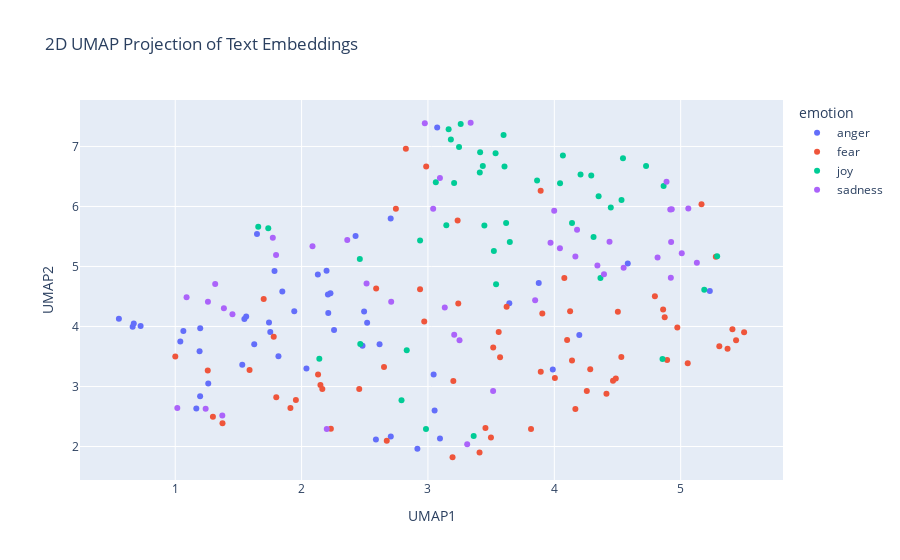

The cell this chart's notebook holds for it:
### Code cell
import pandas as pd
import numpy as np
import umap
import plotly.express as px

# Concatenate the training and test data
combined_df = pd.concat([train_df_new, test_df_new], ignore_index=True)

# Prepare the embeddings for UMAP
# Convert the list of embeddings into a 2D numpy array
X_embeddings = np.array(combined_df['embeddings_values'].tolist())

# Apply UMAP for dimensionality reduction
reducer = umap.UMAP(n_components=2, metric='cosine', random_state=28) 
embedding_2d = reducer.fit_transform(X_embeddings)

# Create a DataFrame for plotting
df_plot = pd.DataFrame(embedding_2d, columns=['UMAP1', 'UMAP2'])
df_plot['emotion'] = combined_df['emotion']
df_plot['intensity'] = combined_df['intensity']
df_plot['text'] = combined_df['text']


# Visualize the embeddings with Plotly
fig = px.scatter(
    df_plot,
    x='UMAP1',
    y='UMAP2',
    color='emotion',  # Color points by the 'emotion' column
    hover_data=['text', 'intensity'],  # Show text and intensity on hover
    title='2D UMAP Projection of Text Embeddings'
)

fig.show()

### Figure 1 — Plotly figure (JSON) as saved in the notebook; plotly's stock layout.template omitted (floating-point values rounded to 4 significant figures)
{"data": [{"customdata": [["@TeamShanny legit why i am so furious with him, people are such fucking idiots.", 0.875], ["A @FirstBSA not turning up? Why am I not surprised. Late for work again! ", 0.583], ["Now that the whole clown rage has scared me shitless, I'm gonna go cry in my room", 0.729], ["@EagleGiles23 @tgilmore_92 what I miss? #outrage", 0.562], ["@VerizonSupport thanks for saying My wife and I were getting our iphones today and then losing both of them with no ETA #thanks #angry", 0.688], ["Tonight's #DragRace #AllStars2 episode GAVE ME LIFE! Yaassss queens! #teamalaska #teamkatya  #bwahaha", 0.25], ["@AllegedLowbrow It's 'Eye-for-Eye'. Indian Army never forgives, Never Forgets. They always take revenge, Pakistan breaks laws, I.A follows", 0.562], ["Did we miss the fact that #BurkeRamsey swung &amp;hit his sister #JonBenet in the face with a golf club previously out of a fit of ?", 0.417], ["@CBSBigBrother never bring back Meech and Bridgette. Crying because someone looks at you? Ugh, and Bridgette. ", 0.479], ["@luxbet Did you even give out any pizzas ? Serious fail #hungry  #hangry", 0.4], ["@rtrn94 Mine is that the party did decide but the party has been slowly transformed into a vengeful hell-cult of white male resentment", 0.792], ["@edquinn63 how can you even forget to pick ur fave child up from school ", 0.396], ["and apparently he's supposed to have a Scottish accent??? I'm #offended", 0.562], ["Cheap pout my brodcast", 0.232], ["When you burst out crying alone and u realize that no one truly knows how unhappy you really are because you don't want anyone to know", 0.396], ["When you break a record in #madden I wish it didn't say the same shit after every rush like you just broke the record. #shutupphilsimms", 0.812], ["Don't join @BTCare they put the phone down on you, talk over you and are rude. Taking money out of my acc willynilly! ", 0.604], ["@kingcharles9th i Lowkey forgot you had twitter and if you don't follow me back im gonna be #offended", 0.421], ["@OstinOng YUUUHH 🙄😭 plus clin ep and prevmed ugghhh hahaha ", 0.438], ["I swear if @devincameron23 blocks me I'm going to hit her back #revenge", 0.646], ["They're like the rape apologists who (inadvertently?) make men sound like rabid, mindless beasts. With friends like these...", 0.583], ["@kingcharles9th i Lowkey forgot you had twitter and if you don't follow me back im gonna be ", 0.417], ["What the fuck am I supposed to do with no lunch, no dinner, no money and I'm off to work #furious #hangry #day5", 0.729], ["@BigBrother__USA she is just jealous and a cry baby! #bitter #gladsheisgone #crybaby", 0.571], ["@dcexaminer Democrats and their voters have zero tolerance for honesty. They associate honesty with anger and hate.", 0.667], ["@CBSBigBrother never bring back Meech and Bridgette. Crying because someone looks at you? Ugh, and Bridgette. #bitter", 0.521], ["Like I can't do 12 hours worth of standing or calorie burning in 3 hours 😭😭😭😭 #1stworldprobs4vs", 0.458], ["Unbelievable takes 10 minutes to get through to @BarclaysUK then there's a fault and the call hangs up #fuming #treatcustomersfairly", 0.792], ["Holding a #grudge doesn't make you #strong; it makes you #bitter. #Forgiving doesn't make you #weak; it sets you #free.", 0.312], ["@DeltaDomain @SawDraze @qurions dis dat nigga from fume right?", 0.417], ["@m_warner21 Yikes. The wrath of Maddie...", 0.521], ["Kik me I want to swap pics I will post on my account anonymously if you wish Kik: vsvplou #Kik #kikme  #nudes #tits #snapchat", 0.188], ["What terrible thing to see and have no vision-\\n\\nHelen Keller-\\n\\n-Begin with the end in mind-\\n\\nStephen Covey-\\n\\n#whereareugoing #relentless", 0.396], ["im so mad about power rangers. im incensed. im furious.", 0.667], ["@thomeagle Just to help maintain and boost our status as a world class centre for education, culture and tolerance. #outrage", 0.438], ["@leesyatt you are a cruel, cruel man. #therewillbeblood #revenge", 0.84], ["Have wee pop socks on and they KEEP FALLING OFF INSIDE MY SHOES #rage", 0.759], ["@NM_NickNocturne Incentivise people to roam the Internet being morally offended, as if they didn't do it enough already.", 0.542], ["Having a baby born too soon is #lifechanging 6 years on and it feels like only yesterday #sad #happy #angry #emotionalrollercoaster", 0.375], ["Anger, resentment, and hatred are the destroyer of your fortune today.", 0.396], ["Sting is just too damn earnest for early morning listening. ", 0.37], ["@MaddenFreestyle i turn the game on wanting to play madden, and before i load up a game i just turn it off now.", 0.5], ["Anger, resentment, and hatred are the destroyer of your fortune today.'", 0.375], ["@pbhushan1 @IndianExpress so in your opinion is this the worst delhi govt? #acrid  #hypocrisy", 0.526], ["@gayla_weeks1 I try not to let my anger seep into reviews, but I resent having my time wasted on books like that. Time is precious.", 0.625], ["#oow16 #sting decent new song", 0.125], ["@TrussElise Obama must be fuming.. lol", 0.5], ["@fluffysoftlouis no no. I insist that you give me your best insult first", 0.562]], "hovertemplate": "emotion=anger<br>UMAP1=%{x}<br>UMAP2=%{y}<br>text=%{customdata[0]}<br>intensity=%{customdata[1]}<extra></extra>", "legendgroup": "anger", "marker": {"color": "#636efa", "symbol": "circle"}, "mode": "markers", "name": "anger", "orientation": "v", "showlegend": true, "type": "scatter", "x": [1.547, 2.038, 4.198, 2.257, 1.261, 3.073, 2.588, 3.045, 1.193, 1.531, 3.095, 2.617, 2.211, 1.647, 4.581, 1.625, 1.197, 2.228, 3.877, 1.847, 3.053, 2.198, 1.752, 1.064, 2.916, 1.04, 3.644, 1.167, 0.663, 1.786, 1.942, 2.129, 3.988, 1.562, 2.482, 1.198, 1.742, 2.519, 5.231, 0.672, 2.427, 1.817, 0.5543, 2.706, 0.7262, 2.705, 2.495, 2.208], "xaxis": "x", "y": [4.123, 3.301, 3.858, 3.94, 3.05, 7.317, 2.118, 3.198, 3.588, 3.362, 2.134, 3.703, 4.225, 5.542, 5.048, 3.702, 2.839, 4.553, 4.723, 4.584, 2.598, 4.93, 3.909, 3.926, 1.96, 3.748, 4.385, 2.632, 3.996, 4.924, 4.254, 4.866, 3.282, 4.166, 3.677, 3.971, 4.068, 4.062, 4.593, 4.05, 5.506, 3.506, 4.129, 2.165, 4.009, 5.8, 4.248, 4.532], "yaxis": "y"}, {"customdata": [["White Americans are worried about Arab terrorists. Black Americans are fearful of a terrorist in a Police uniform on a daily basis.", 0.854], ["Sickness bug! ", 0.5], ["If I was friends with me I'd hate me SO MUCH with the amount I bully them", 0.542], ["@rkuuleiq Fear is best/beast product of God/s. :) #aTheism #theism #biBle  #christianity #hell #heaven #purgatory #psychology #jesus", 0.37], ["@bdp514am We are a tired and restless community. We are human and tired of asking for change only to be ignored.", 0.458], ["I have another test tonight ", 0.438], ["@TheYoungEvans_ 'Kylie, you know me. I won't take no for answer for this kind of things...' *he would smirk and start on the crust.*", 0.396], ["@tannerfox awe cnt wait to see", 0.16], ["@saltmage I find it less daunting if I know one person at least!", 0.521], ["@Max_Kellerman  it also helps that the majority of NFL coaching is inept. Some of Bill O'Brien's play calling was wow, #awful! #GOPATS", 0.438], ["Ignored broken tooth for so long, now have abscess. Need dentist but #fear makes it hard for me to go..45 and still can't go to dentist", 0.896], ["The #500thTest match would have be a T20 or an ODI if @virendersehwag @B_McCullum42 been in their National Colors #nightmare #hitter  @BCCI", 0.438], ["@STLouis_RamsFan their whole team is limited when they're on the field.  #terrible", 0.271], ["I'm afraid she's the goat you libeling people? #afraid #goat #libeling", 0.698], ["oh yay old scientist builds himself a robot assistant and makes it look like a hot naked woman nothing alarming here", 0.3], ["@BBHOH #terrible Paul so deserved that win!!! #bbfail", 0.354], ["@DSWT I despair at this madness! It's beyond #shocking it's cold blooded murder!  How long will #SouthAfrica stand by &amp;watch #WorldRhinoDay", 0.771], ["searching for what pro and academic writers have to say about #writing #anxiety and #writersblock", 0.729], ["Missing the 500th test match today , not able to witness it like watching it in India #shy #indvsnz #500thTest @BCCI", 0.479], ["bout to read this article 'Moving the Conversation Forward: Homosexuality &amp; Christianity' from someone in the foursquare church #nervous", 0.667], ["induction day tomorrow for pizza express ", 0.275], ["Everyday gay panic is STUNNING: I drew 1 guy's att'n to it when he blocked up a toilet stall's cracks w/paper towels. TOTAL INCOMPREHENSION.", 0.562], ["On a side note if you are self medicating ? That's not helping that is burying the anxiety that WILL manifest in another way. Heart disease?", 0.54], ["#Trump is #afraid of the big, bad #Hillary. #election #PresidentialDebate #PresidentialElection2016 #orangehitler #skip #hide #coward #fear", 0.531], ["I seem to alternate between 'sleep-full' and sleepless nights. Tonight is a sleepless one. 😕 #insomnia #anxiety #notfair", 0.792], ["#India right of reply at #UNGA - #Pakistan preaching of human rights is by a country which is itself the global epicentre of #terrorism", 0.742], ["When someone tells you they're going to 'tear you apart' and all they have to say is 'why are you so tall?' #shocking", 0.542], ["I hate that a black lady is painting herself white on the internet for laughs and likes...  #BadForm #DidntLaugh", 0.5], ["Background. Suffered a bit at times of #stress. Always a bit #shy. About 8 years ago (aged 30) I was made redundant. That's when it started", 0.771], ["Damnnit! Gonna be 1400 pts shy on Chiefs Rewards of getting a post game photo.", 0.521], ["@MrsCassonC @15_jordyn WAS THERE A CLOWN IN YOUR NEIGHBORHOOD? #nightmare #creepy #EnoughIsEnough", 0.812], ["#GADOT please put a left turn signal at Williams and Ivan Allen Jr Blvd. This is absolutely ridiculous #ATLtraffic #horrible", 0.479], ["Tomorrow is going to be a challenge, I have to talk at a freshers fair to STRANGERS 😁and pick up my new flat keys ", 0.58], ["Can't start a good day without a cup of tea! \\n\\n#tea #start #day #goodday", 0.104], ["wow if i need to start over on SIF im prob gonna just die", 0.667], ["The Zika #Hoax Files: DEET is part of a binary chemical weapon targeting your brain: #Toxin #fear #neurological #USCitizens #Insect #mammal", 0.667], ["I really wanna go to fright fest 😩", 0.333], ["@TheMoosesAngel He looks down at his brother, a smile forming on his face. 'What? People fearing me?'", 0.333], ["@alivitali that's what I'm afraid of!", 0.792], ["In my room 101 would go  Russell Howard,Tom Odell,Michael Buble!!! #pants #nogood ", 0.25], ["Termination rate is at 22.22% I gotta make some things shake", 0.479], ["@alicemazzy he was more partisan on social issues a few years back; now he just concern trolls the center left as Chait does the far left", 0.354], ["And I would advise that everyone wait to watch @KevinCanWaitCBS ,or actually don't wait, just don't even watch it because it is ", 0.266], ["Everything you’ve ever wanted is on the other side of fear. –George Addair #ThursdayThoughts #yourpushfactor  #life #quote", 0.271], ["So is texting a guy 'I'm ready for sex now' considered flirting?' #shocking", 0.431], ["@JasonBHampton it's Bowers. I went and drove it for a while this evening #horrible", 0.447], ["@LmRyle @tomcolicchio @realDonaldTrump @HillaryClinton @ajjaffe I understand your concerns but look at her foundation contributions ", 0.315], ["Man Utd are shambles that was horrific 😭😭😭", 0.521], ["@madihayousufzai Please DM your concern", 0.271], ["#AnthonyWeiner #DISTRACTION #what is really going on? #selection #election #Syria  #race #riots #GasCrisis2016 #NoDAPL #rape", 0.771], ["Ha! @mquirk @joshuahoodbooks Got your book after our 'meeting' at the Starbucks in NOLA. If Josh says it's terrific, I'm all in.", 0.125], ["At school, my classmate is with me at music class and he sang Hallelujah like, god, with my friend we were breathless.", 0.22], ["He called me fat, so I pushed him into the lockers then he threaten to sue me' 😂", 0.479], ["Trying to book holiday flights on @britishairways website is becoming a ", 0.312], ["The Apocalypse has hit our gym and it's  nothing what I thought it would be...\\n\\nEveryone is wearing vests! What if it's contagious? ", 0.583], ["Why upping rooms makes a few apprehend leaving out charcoal ownership: UnZU", 0.396], ["The moment you bring her to meet your best friend and you're nervous af! 😬😆  #thefriendtest", 0.875], ["@ccrago It was dreadful, even after he met the Catfish he still thought it was her!", 0.5], ["Southend players always haunt Man U", 0.417], ["Whatt a trailerrrr !!! @karanjohar @AnushkaSharma #RanbirKapoor #AishwaryaRaiBachchan i am COMPLETELY BLOWN !! #awestruck #longingformore", 0.417], ["About 7 weeks till I can pick up my camera again. Though I think there is a group cemetery shoot in october I can make! #photography ", 0.312], ["Tweeting from the sporadic wifi on the tube ", 0.292], ["The Apocalypse has hit our gym and it's  nothing what I thought it would be...\\n\\nEveryone is wearing vests! What if it's contagious? #afraid", 0.812], ["@All4 is the android app it designed to be buggy and work sporadically on a fire TV box? ", 0.25]], "hovertemplate": "emotion=fear<br>UMAP1=%{x}<br>UMAP2=%{y}<br>text=%{customdata[0]}<br>intensity=%{customdata[1]}<extra></extra>", "legendgroup": "fear", "marker": {"color": "#EF553B", "symbol": "circle"}, "mode": "markers", "name": "fear", "orientation": "v", "showlegend": true, "type": "scatter", "x": [3.455, 4.101, 3.622, 4.413, 2.652, 4.796, 2.937, 3.235, 4.861, 2.13, 5.306, 3.56, 2.149, 4.257, 3.516, 1.001, 2.232, 5.371, 4.079, 4.893, 4.873, 4.284, 5.438, 3.816, 5.409, 2.674, 3.893, 1.7, 5.502, 1.779, 3.201, 1.8, 4.973, 3.892, 3.905, 4.167, 4.503, 4.005, 4.464, 1.588, 4.125, 3.195, 1.257, 5.056, 3.571, 2.164, 3.408, 1.912, 2.971, 3.499, 2.986, 5.165, 3.24, 1.298, 4.14, 2.59, 4.53, 2.456, 1.955, 2.825, 5.278, 2.746, 4.487, 1.374], "xaxis": "x", "y": [2.307, 3.773, 4.331, 2.881, 3.326, 4.504, 4.621, 5.767, 4.282, 3.2, 3.669, 3.908, 3.026, 2.925, 3.651, 3.5, 2.297, 3.627, 4.808, 3.442, 4.154, 3.285, 3.772, 2.293, 3.954, 2.095, 3.244, 4.457, 3.902, 3.829, 3.09, 2.82, 3.985, 6.261, 4.217, 2.626, 4.245, 3.14, 3.096, 3.274, 4.254, 1.821, 3.266, 3.389, 3.489, 2.96, 1.9, 2.64, 4.081, 2.149, 6.664, 6.038, 4.383, 2.495, 3.432, 4.633, 3.492, 2.959, 2.774, 6.961, 5.163, 5.963, 3.132, 2.387], "yaxis": "y"}, {"customdata": [["I like talking to someone who makes me laugh, laughter is the best medicine", 0.646], ["@Tomstarling86 He didn't have many chances to show what he can do but looked lively and had a good shot tipped over the bar before the end.", 0.36], ["#Talking about our #Problems is our greatest #Addiction#Break the #habitTalk about ur #Joys#quote  #problemsolving #behappy", 0.494], ["Made my night that @GordonReid91 Reid was included in tonight's hilarity. Some of those points were brilliant. Thanks @andy_murray", 0.812], ["Tonight my top delight was a Skein of Geese flying about 1 foot above me as I swam in #Windermere. Breeze dropped &amp; it became like glass.", 0.544], ["hate overthinking e v e r y t h i n g like i jus' wanna be happy pls", 0.04], ["Meanwhile, the so-called M’s fans sit there knitting or sleeping not sure which but they certainly aren’t cheering like the other teams fans", 0.271], ["@RobRiggle @joelmchale @NFLonFOX I still can't get jimmy garoppolo out of my head and it's been almost 3 weeks. Thanks a lot! ", 0.5], ["@HillaryClinton did you see the gleeful look on @realDonaldTrump 's face when criminal Don King used the 'n' word to denigrate Blacks?", 0.2], ["Halfway to work and I realize I forgot to put on underwear....It's going to be one of those days! #mombrain #toomuchgoingon #longday #breezy", 0.25], ["Oh dear an evening of absolute hilarity I don't think I have laughed so much in a long time! 😂", 0.958], ["@LFScott57 Miss Cookie sends her thanks! She's not as spry as she used to be - like me! She doesn't have the adventures the young pups do!", 0.6], ["Watch this amazing live.ly broadcast by @its.finfin  #musically", 0.458], ["Getting my comedic relief w/ @SofiaVergara during season premiere of #ModernFamily. Just what a girl needs! #hilarious", 0.846], ["@AdsByFlaherty And you're cheerfully defending a group of unchecked, armed thugs who've shown a history of racism, violence, and lies.", 0.104], ["I can not depict what I feel right now.. I feel jubilant yet anxious, or..dunno. It seems like now I'm having something worth wait everyday.", 0.5], ["@reinervshunter you got this #staystrong #smile #yourebeautiful", 0.656], ["@blackeyed_susie They ain't going away, and I don't want to see them hurt; changing hearts/minds is really our only option, no? #optimism", 0.333], ["@lennyabrahamson May I send you a copy of #HeroTheGreyhound? Either e-book or real paper one! A boy and a greyhound #smiles #tears #laughter", 0.667], ["Had a coworker look at her phone and say, cheerfully, 'oh look, Kap's getting death threats now.' 🙄. Then she goes to say the 49ers are", 0.385], ["Intermit animated^%%%ncaa pittsburgh vs mississippi sprightly shiny bbva level peg varsity football telly scra...", 0.406], ["@alyankovic I really wish I could attend the show at RCMH. I'm there in spirit, cheering you and the dudes on! :)", 0.577], ["@JackCurryYES he's just lucky...bad pitchers...#WHATEVER...ElKracken is #legit #future  #gottawearshades #LetsGoYankees", 0.32], ["Thank you @twitter for the balloons today.  #goodday #48", 0.562], ["@airvistara as always it was indeed a wonderful experience flying with you guys today #bestinbusiness  #happyme", 0.76], ["@buzzlightbeard2 If you don't love yourself... Honesty is the best policy #smile", 0.438], ["I love when my dog is playful, but he really just scratched my face while flailing his paws in excitement and almost tore my nose ring out", 0.333], ["#smile every morning to a positive head start with your #clients relations", 0.562], ["@shwood @mpforstein OMD you 2 are cracking me up! Thanks for the follow Brian. I need some levity to balance the cynicism I share w/Michael😀", 0.84], ["Rewatching 'Raising Hope' (with hubs this time) and totally forgot how hilarious it is 😂 #HereWeGo", 0.76], ["The point of living, and being an optimist, is to be foolish enough to believe the best is yet to come' - Peter Ustinov  #quote", 0.407], ["As a photographer this portrait shooting mode on the iPhone 7 Plus is going to frustrate me ~75% of the time but delight ~25% of the time.", 0.161], ["The birds chirp , the sun shines and the wind chimes chime. There was once a smile on this face.", 0.353], ["@honevbee close up shots of my ugly mug as I continue to talk about Blaine years after glee has been dead", 0.28], ["Three days off a month with two ex wives and no home could be worse. I don't know how, but it could #oilandgas ", 0.125], ["“Set a goal to achieve something that's so big so exhilarating that excites you &amp; scares you at the same time.” \\n― #BobProctor", 0.383], ["Ready for that nice, breezy, calm, sunshine weather.🍂🍁 #Autumn", 0.583], ["How can l rule my mind !!!!!! \\nIt's hilarious that you can't 😭😑😮", 0.396], ["@Geminiak @LondonNPC you're welcome! #wordgeek \\nAlso, good to put a face to the twitter feed, even if it was only a cheery hello! 😀", 0.646], ["@PhilGlutting Hey There Phil Glutting thank you for following us, it's appreciated :) #smile", 0.76], ["@MichiganBromo Good optimism sir :)", 0.538], ["A #new day to #live and #smile. Hope all the #followers a nice #night or #day. :D", 0.688], ["@DocBellsSwan *peers down at you, eyes crinkling with mirth and affection* I do love ye so, my bonnie Belle.", 0.66], ["Chris would take full responsibility and would want us all to rejoice in the memories we all had with him.", 0.28], ["it gets better. without explanation; you just wake up one morning and you’re just happy, totally and utterly elated.", 0.896]], "hovertemplate": "emotion=joy<br>UMAP1=%{x}<br>UMAP2=%{y}<br>text=%{customdata[0]}<br>intensity=%{customdata[1]}<extra></extra>", "legendgroup": "joy", "marker": {"color": "#00cc96", "symbol": "circle"}, "mode": "markers", "name": "joy", "orientation": "v", "showlegend": true, "type": "scatter", "x": [4.068, 3.145, 4.14, 3.181, 3.413, 4.365, 2.461, 2.14, 3.362, 2.832, 3.598, 3.207, 1.657, 3.164, 2.984, 5.187, 4.292, 3.648, 3.246, 2.791, 1.736, 3.522, 2.938, 3.434, 3.535, 4.208, 4.865, 4.045, 3.062, 3.259, 3.619, 5.289, 4.351, 4.543, 2.464, 4.856, 4.532, 3.539, 3.41, 3.606, 3.447, 3.864, 4.726, 4.31, 4.447], "xaxis": "x", "y": [6.85, 5.686, 5.723, 7.115, 6.903, 4.806, 5.126, 3.461, 2.175, 3.605, 7.19, 6.392, 5.662, 7.287, 2.292, 4.611, 6.518, 5.408, 6.991, 2.772, 5.636, 5.258, 5.435, 6.674, 6.886, 6.534, 6.341, 6.385, 6.402, 7.375, 5.725, 5.17, 6.17, 6.803, 3.707, 3.46, 6.108, 4.706, 6.565, 6.666, 5.685, 6.432, 6.673, 5.49, 5.981], "yaxis": "y"}, {"customdata": [["Snores on TL. Boredom sunk in.", 0.333], ["@BTS_twt people have so much negativity filled inside them but im always happy that in such a gloomy world someone like u exists Namjoon", 0.45], ["My nephew sees that i have a frown on my face and he tells me 'you're  beautiful '!😢💞😩", 0.542], ["@thatsabingo grim really", 0.688], ["gloomy weather puts me in the best mood", 0.271], ["Someone needs to tell Candice she'll be stuck with that shitty pout if the wind changes. #GBBO", 0.521], ["@kcbbcxo don't get discouraged! it's early on &amp; it can get overwhelming. keep reading &amp; use cue cards 😊 it'll get better!!", 0.229], ["If you find me lost, will you stay as a passerby or will you get lost with me? #musings #melancholy", 0.68], ["Americans as a whole are, for the most part, feeling borderline despair at the very least. Looking at a situation out of control.", 0.688], ["Another grim &amp; compelling news report by @Nawalf on the blockade of aid to the starving in #Yemen #BBC #dosomethingpoliticans", 0.708], ["@Groupon_UK who do I contact about a shocking experience with Clear Sky Holidays booked through you guys?? #customerservicefail #dreadful", 0.542], ["Cheap pout my brodcast", 0.438], ["Candice's pout gets more preposterous by the week. This week it's gone a bit Jack Nicholson's Joker. #GBBO", 0.397], ["@_noTORIEty lol senior year we would get early dismal for work study ,he was her boss and you know what happened next 🙃", 0.354], ["@LVLMLeah Nooooooooooooooooooooo. We have stupid, dismal, lame winters where we maybe get some dangerous ice once.", 0.646], ["Please bear with me, I'm not Twitter savvy😝 in real life I'm a Facebook person. Help me gain followers 🤓 #blog #selfhelp ", 0.146], ["Can I just sulk in peace 😂", 0.688], ["@Theshadeshit91 \\nOh, I'm sorry about it, do not be sad yourself there is nothing important in the world to grieve about it", 0.625], ["@EBled2 Great to have you as our tournament chair and award was #serious", 0.132], ["Trying to think positive, and not let this situation discourage me ✨✨✨✨✨✨✨✨✨✨✨✨✨✨✨✨✨✨✨✨✨✨✨✨✨✨✨✨✨✨✨✨✨✨✨✨✨✨✨✨✨✨✨✨✨✨✨✨✨✨✨✨✨✨✨✨✨✨✨✨✨✨✨✨✨✨✨✨✨✨✨✨✨", 0.44], ["@janhopis I found the first few episodes of Bojack incredibly funny. Then it got less funny but I stayed for the #drama", 0.354], ["Don't get discouraged when simple minds don't see your vision", 0.375], ["2 applications for my dbs and still waiting. Been over a year now. Going to loose my job 👍🏿 @GOVUK  #thanks #unhappy #crb", 0.792], ["Like keep grinding boy your life can change in one year, and even when it's dark out the sun is shining somewhere...'", 0.417], ["Always do sober what you said you'd do drunk. That will teach you to keep your mouth shut. \\n― Ernest Hemingway #quote", 0.479], ["the rappers who stayed true to the game is rich.", 0.208], ["The weather sure matches the mood in this state today.. #gloomy", 0.792], ["@TheCatHeSay I may be #alwayshungry but I haven't sunk that low yet!! @Thereluctantcat", 0.312], ["Kinda wanna just book a vacation and go...anyone wanna tag along? #adventure #serious", 0.312], ["What's a Kali's kitten? [She asked, a frown curling on her fair skinned forehead as he showed her the scar] A cat did - (@ScarredTiger)", 0.417], ["@lebara - worst possible decision I could have made when arriving in the UK. Shocking service. Poor coverage. #unhappy", 0.771], ["Im kind of confused.  The one thing i do right now has a great future, but on the other hand so does the new thing . #lost #needhelp", 0.604], ["I don't want the pity of my instructors but I'd like some understanding. I'm truly trying despite ALL circumstances that make me discouraged", 0.625], ["@HillaryClinton @TheDemocrats It's ok 2 be disgusted or dishearten with presidential race but don't let that stop u from voting IT MATTERS", 0.542], ["No one wants to win the wild card because you have to play the Cubs on the road.  #sadness", 0.767], ["[ @HedgehogDylan ] *she would frown a bit, folding her arms* 'why is it that every time I'm in need of assistance someone expects a lil **", 0.562], ["On bedrest since I got out of the hospital. U find in unopened beer.. what do I do. Pour that shit out! No alcohol at all for me #sober", 0.44], ["MC: what are you listen to these days?\\nBogum: these days I feel gloomy, I listen to ccm (spiritual song) often.\\n\\nChurch oppa mode. :)", 0.583], ["Public products: high downhearted price tag consumer survey sum and substance: OVth", 0.354], ["This shit hurting my heart 😪 that's how serious it is .", 0.875], ["you are on an endless journey of figuring yourself out; don't be discouraged when you don't know who you are yet.", 0.375], ["A3: But chronic sadness may mean there are underlying issues than getting sad occassionally over a particular issue (2/2) #mhchat", 0.562], ["yesterday i finished watching penny dreadful and from all the beautiful things i saw one question remains: were the writers HIM's fans?", 0.312]], "hovertemplate": "emotion=sadness<br>UMAP1=%{x}<br>UMAP2=%{y}<br>text=%{customdata[0]}<br>intensity=%{customdata[1]}<extra></extra>", "legendgroup": "sadness", "marker": {"color": "#ab63fa", "symbol": "circle"}, "mode": "markers", "name": "sadness", "orientation": "v", "showlegend": true, "type": "scatter", "x": [2.362, 4.929, 4.888, 2.514, 4.918, 1.259, 4.044, 5.008, 3.516, 2.199, 1.373, 1.772, 1.09, 3.133, 1.385, 3.041, 4.549, 4.341, 3.095, 4.18, 3.338, 3.97, 1.241, 3.999, 1.316, 1.798, 4.924, 2.709, 5.128, 3.25, 1.016, 4.922, 4.167, 3.311, 4.393, 3.208, 1.453, 5.06, 2.086, 3.848, 4.437, 4.817, 2.975], "xaxis": "x", "y": [5.44, 5.953, 6.412, 4.718, 5.948, 4.411, 5.304, 5.222, 2.925, 2.291, 2.515, 5.477, 4.488, 4.317, 4.305, 5.961, 4.979, 5.015, 6.473, 5.614, 7.395, 5.394, 2.629, 5.931, 4.709, 5.191, 5.408, 4.412, 5.062, 3.769, 2.643, 4.811, 5.165, 2.036, 4.869, 3.863, 4.203, 5.968, 5.339, 4.439, 5.414, 5.151, 7.387], "yaxis": "y"}], "layout": {"legend": {"title": {"text": "emotion"}, "tracegroupgap": 0}, "title": {"text": "2D UMAP Projection of Text Embeddings"}, "xaxis": {"anchor": "y", "domain": [0, 1], "title": {"text": "UMAP1"}}, "yaxis": {"anchor": "x", "domain": [0, 1], "title": {"text": "UMAP2"}}}}
